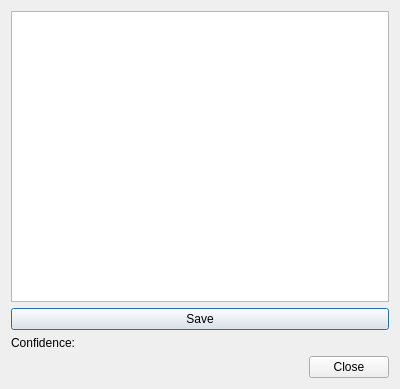
<?xml version="1.0" encoding="UTF-8"?>
<ui version="4.0">
 <class>FinalImage</class>
 <widget class="QDialog" name="FinalImage">
  <property name="geometry">
   <rect>
    <x>0</x>
    <y>0</y>
    <width>400</width>
    <height>389</height>
   </rect>
  </property>
  <property name="windowTitle">
   <string>Dialog</string>
  </property>
  <layout class="QVBoxLayout" name="verticalLayout">
   <item>
    <widget class="QGraphicsView" name="graphicsView"/>
   </item>
   <item>
    <widget class="QPushButton" name="pushButton">
     <property name="text">
      <string>Save</string>
     </property>
    </widget>
   </item>
   <item>
    <layout class="QHBoxLayout" name="horizontalLayout">
     <item>
      <widget class="QLabel" name="label">
       <property name="text">
        <string>Confidence:</string>
       </property>
      </widget>
     </item>
     <item>
      <widget class="QLabel" name="confidence">
       <property name="text">
        <string>&lt;CONFIDENCE&gt;</string>
       </property>
      </widget>
     </item>
    </layout>
   </item>
   <item>
    <widget class="QDialogButtonBox" name="buttonBox">
     <property name="orientation">
      <enum>Qt::Horizontal</enum>
     </property>
     <property name="standardButtons">
      <set>QDialogButtonBox::Close</set>
     </property>
    </widget>
   </item>
  </layout>
 </widget>
 <resources/>
 <connections>
  <connection>
   <sender>buttonBox</sender>
   <signal>accepted()</signal>
   <receiver>FinalImage</receiver>
   <slot>accept()</slot>
   <hints>
    <hint type="sourcelabel">
     <x>248</x>
     <y>254</y>
    </hint>
    <hint type="destinationlabel">
     <x>157</x>
     <y>274</y>
    </hint>
   </hints>
  </connection>
  <connection>
   <sender>buttonBox</sender>
   <signal>rejected()</signal>
   <receiver>FinalImage</receiver>
   <slot>reject()</slot>
   <hints>
    <hint type="sourcelabel">
     <x>316</x>
     <y>260</y>
    </hint>
    <hint type="destinationlabel">
     <x>286</x>
     <y>274</y>
    </hint>
   </hints>
  </connection>
 </connections>
</ui>
